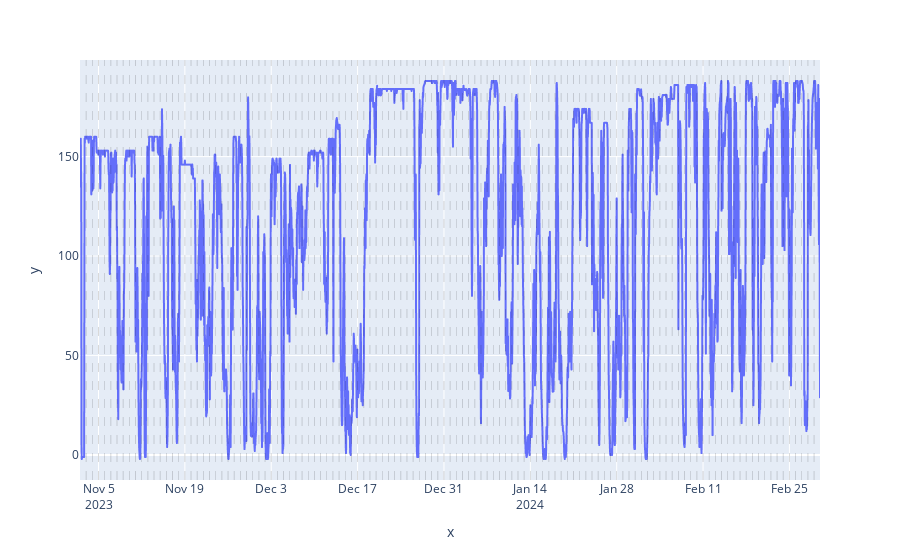

Source (notebook cell):
### Markdown cell above
Note : It's seems logical and important to keep the number of offset features equal to the maximum size of missing values windows. Indeed, we can roughly expect that we need at least an equal quantity of complete information compare to the quantity of missing information in order to fill the missing values "holes".

### Code cell
# Instanciate a KNN imputer
knn_imputer = KNNImputer(n_neighbors = 5)

# Create the X matrix
X = gen_data_dt_supervised_2.copy(deep = True)

# Fit the imputer
knn_imputer.fit(X)

# Transform
X_imputed = knn_imputer.transform(X)

# Extract the first column of the X_imputed array, and re-create a df
gen_data_dt_imputed_1 = pd.DataFrame({"value": X_imputed[:, 0]}, index = gen_data_dt_supervised_2.index)

# Plot the imputed values
plot_time_serie(gen_data_dt_imputed_1,
                "",
                "value",
                dt_index = True)

### Figure 1 — Plotly figure (JSON) as saved in the notebook; plotly's stock layout.template omitted (floating-point values rounded to 4 significant figures; data arrays with more than 128 entries replaced by an {"elided": "..."} marker saying what was removed)
{"data": [{"hovertemplate": "x=%{x}<br>y=%{y}<extra></extra>", "legendgroup": "", "line": {"color": "#636efa", "dash": "solid"}, "marker": {"symbol": "circle"}, "mode": "lines", "name": "", "showlegend": false, "type": "scattergl", "x": {"elided": "2880 str values"}, "xaxis": "x", "y": {"elided": "2880 float values"}, "yaxis": "y"}], "layout": {"legend": {"tracegroupgap": 0}, "margin": {"t": 60}, "shapes": [{"line": {"color": "black", "dash": "dash", "width": 0.5}, "opacity": 0.3, "type": "line", "x0": "2023-11-03T00:00:00", "x1": "2023-11-03T00:00:00", "xref": "x", "y0": 0, "y1": 1, "yref": "y domain"}, {"line": {"color": "black", "dash": "dash", "width": 0.5}, "opacity": 0.3, "type": "line", "x0": "2023-11-04T00:00:00", "x1": "2023-11-04T00:00:00", "xref": "x", "y0": 0, "y1": 1, "yref": "y domain"}, {"line": {"color": "black", "dash": "dash", "width": 0.5}, "opacity": 0.3, "type": "line", "x0": "2023-11-05T00:00:00", "x1": "2023-11-05T00:00:00", "xref": "x", "y0": 0, "y1": 1, "yref": "y domain"}, {"line": {"color": "black", "dash": "dash", "width": 0.5}, "opacity": 0.3, "type": "line", "x0": "2023-11-06T00:00:00", "x1": "2023-11-06T00:00:00", "xref": "x", "y0": 0, "y1": 1, "yref": "y domain"}, {"line": {"color": "black", "dash": "dash", "width": 0.5}, "opacity": 0.3, "type": "line", "x0": "2023-11-07T00:00:00", "x1": "2023-11-07T00:00:00", "xref": "x", "y0": 0, "y1": 1, "yref": "y domain"}, {"line": {"color": "black", "dash": "dash", "width": 0.5}, "opacity": 0.3, "type": "line", "x0": "2023-11-08T00:00:00", "x1": "2023-11-08T00:00:00", "xref": "x", "y0": 0, "y1": 1, "yref": "y domain"}, {"line": {"color": "black", "dash": "dash", "width": 0.5}, "opacity": 0.3, "type": "line", "x0": "2023-11-09T00:00:00", "x1": "2023-11-09T00:00:00", "xref": "x", "y0": 0, "y1": 1, "yref": "y domain"}, {"line": {"color": "black", "dash": "dash", "width": 0.5}, "opacity": 0.3, "type": "line", "x0": "2023-11-10T00:00:00", "x1": "2023-11-10T00:00:00", "xref": "x", "y0": 0, "y1": 1, "yref": "y domain"}, {"line": {"color": "black", "dash": "dash", "width": 0.5}, "opacity": 0.3, "type": "line", "x0": "2023-11-11T00:00:00", "x1": "2023-11-11T00:00:00", "xref": "x", "y0": 0, "y1": 1, "yref": "y domain"}, {"line": {"color": "black", "dash": "dash", "width": 0.5}, "opacity": 0.3, "type": "line", "x0": "2023-11-12T00:00:00", "x1": "2023-11-12T00:00:00", "xref": "x", "y0": 0, "y1": 1, "yref": "y domain"}, {"line": {"color": "black", "dash": "dash", "width": 0.5}, "opacity": 0.3, "type": "line", "x0": "2023-11-13T00:00:00", "x1": "2023-11-13T00:00:00", "xref": "x", "y0": 0, "y1": 1, "yref": "y domain"}, {"line": {"color": "black", "dash": "dash", "width": 0.5}, "opacity": 0.3, "type": "line", "x0": "2023-11-14T00:00:00", "x1": "2023-11-14T00:00:00", "xref": "x", "y0": 0, "y1": 1, "yref": "y domain"}, {"line": {"color": "black", "dash": "dash", "width": 0.5}, "opacity": 0.3, "type": "line", "x0": "2023-11-15T00:00:00", "x1": "2023-11-15T00:00:00", "xref": "x", "y0": 0, "y1": 1, "yref": "y domain"}, {"line": {"color": "black", "dash": "dash", "width": 0.5}, "opacity": 0.3, "type": "line", "x0": "2023-11-16T00:00:00", "x1": "2023-11-16T00:00:00", "xref": "x", "y0": 0, "y1": 1, "yref": "y domain"}, {"line": {"color": "black", "dash": "dash", "width": 0.5}, "opacity": 0.3, "type": "line", "x0": "2023-11-17T00:00:00", "x1": "2023-11-17T00:00:00", "xref": "x", "y0": 0, "y1": 1, "yref": "y domain"}, {"line": {"color": "black", "dash": "dash", "width": 0.5}, "opacity": 0.3, "type": "line", "x0": "2023-11-18T00:00:00", "x1": "2023-11-18T00:00:00", "xref": "x", "y0": 0, "y1": 1, "yref": "y domain"}, {"line": {"color": "black", "dash": "dash", "width": 0.5}, "opacity": 0.3, "type": "line", "x0": "2023-11-19T00:00:00", "x1": "2023-11-19T00:00:00", "xref": "x", "y0": 0, "y1": 1, "yref": "y domain"}, {"line": {"color": "black", "dash": "dash", "width": 0.5}, "opacity": 0.3, "type": "line", "x0": "2023-11-20T00:00:00", "x1": "2023-11-20T00:00:00", "xref": "x", "y0": 0, "y1": 1, "yref": "y domain"}, {"line": {"color": "black", "dash": "dash", "width": 0.5}, "opacity": 0.3, "type": "line", "x0": "2023-11-21T00:00:00", "x1": "2023-11-21T00:00:00", "xref": "x", "y0": 0, "y1": 1, "yref": "y domain"}, {"line": {"color": "black", "dash": "dash", "width": 0.5}, "opacity": 0.3, "type": "line", "x0": "2023-11-22T00:00:00", "x1": "2023-11-22T00:00:00", "xref": "x", "y0": 0, "y1": 1, "yref": "y domain"}, {"line": {"color": "black", "dash": "dash", "width": 0.5}, "opacity": 0.3, "type": "line", "x0": "2023-11-23T00:00:00", "x1": "2023-11-23T00:00:00", "xref": "x", "y0": 0, "y1": 1, "yref": "y domain"}, {"line": {"color": "black", "dash": "dash", "width": 0.5}, "opacity": 0.3, "type": "line", "x0": "2023-11-24T00:00:00", "x1": "2023-11-24T00:00:00", "xref": "x", "y0": 0, "y1": 1, "yref": "y domain"}, {"line": {"color": "black", "dash": "dash", "width": 0.5}, "opacity": 0.3, "type": "line", "x0": "2023-11-25T00:00:00", "x1": "2023-11-25T00:00:00", "xref": "x", "y0": 0, "y1": 1, "yref": "y domain"}, {"line": {"color": "black", "dash": "dash", "width": 0.5}, "opacity": 0.3, "type": "line", "x0": "2023-11-26T00:00:00", "x1": "2023-11-26T00:00:00", "xref": "x", "y0": 0, "y1": 1, "yref": "y domain"}, {"line": {"color": "black", "dash": "dash", "width": 0.5}, "opacity": 0.3, "type": "line", "x0": "2023-11-27T00:00:00", "x1": "2023-11-27T00:00:00", "xref": "x", "y0": 0, "y1": 1, "yref": "y domain"}, {"line": {"color": "black", "dash": "dash", "width": 0.5}, "opacity": 0.3, "type": "line", "x0": "2023-11-28T00:00:00", "x1": "2023-11-28T00:00:00", "xref": "x", "y0": 0, "y1": 1, "yref": "y domain"}, {"line": {"color": "black", "dash": "dash", "width": 0.5}, "opacity": 0.3, "type": "line", "x0": "2023-11-29T00:00:00", "x1": "2023-11-29T00:00:00", "xref": "x", "y0": 0, "y1": 1, "yref": "y domain"}, {"line": {"color": "black", "dash": "dash", "width": 0.5}, "opacity": 0.3, "type": "line", "x0": "2023-11-30T00:00:00", "x1": "2023-11-30T00:00:00", "xref": "x", "y0": 0, "y1": 1, "yref": "y domain"}, {"line": {"color": "black", "dash": "dash", "width": 0.5}, "opacity": 0.3, "type": "line", "x0": "2023-12-01T00:00:00", "x1": "2023-12-01T00:00:00", "xref": "x", "y0": 0, "y1": 1, "yref": "y domain"}, {"line": {"color": "black", "dash": "dash", "width": 0.5}, "opacity": 0.3, "type": "line", "x0": "2023-12-02T00:00:00", "x1": "2023-12-02T00:00:00", "xref": "x", "y0": 0, "y1": 1, "yref": "y domain"}, {"line": {"color": "black", "dash": "dash", "width": 0.5}, "opacity": 0.3, "type": "line", "x0": "2023-12-03T00:00:00", "x1": "2023-12-03T00:00:00", "xref": "x", "y0": 0, "y1": 1, "yref": "y domain"}, {"line": {"color": "black", "dash": "dash", "width": 0.5}, "opacity": 0.3, "type": "line", "x0": "2023-12-04T00:00:00", "x1": "2023-12-04T00:00:00", "xref": "x", "y0": 0, "y1": 1, "yref": "y domain"}, {"line": {"color": "black", "dash": "dash", "width": 0.5}, "opacity": 0.3, "type": "line", "x0": "2023-12-05T00:00:00", "x1": "2023-12-05T00:00:00", "xref": "x", "y0": 0, "y1": 1, "yref": "y domain"}, {"line": {"color": "black", "dash": "dash", "width": 0.5}, "opacity": 0.3, "type": "line", "x0": "2023-12-06T00:00:00", "x1": "2023-12-06T00:00:00", "xref": "x", "y0": 0, "y1": 1, "yref": "y domain"}, {"line": {"color": "black", "dash": "dash", "width": 0.5}, "opacity": 0.3, "type": "line", "x0": "2023-12-07T00:00:00", "x1": "2023-12-07T00:00:00", "xref": "x", "y0": 0, "y1": 1, "yref": "y domain"}, {"line": {"color": "black", "dash": "dash", "width": 0.5}, "opacity": 0.3, "type": "line", "x0": "2023-12-08T00:00:00", "x1": "2023-12-08T00:00:00", "xref": "x", "y0": 0, "y1": 1, "yref": "y domain"}, {"line": {"color": "black", "dash": "dash", "width": 0.5}, "opacity": 0.3, "type": "line", "x0": "2023-12-09T00:00:00", "x1": "2023-12-09T00:00:00", "xref": "x", "y0": 0, "y1": 1, "yref": "y domain"}, {"line": {"color": "black", "dash": "dash", "width": 0.5}, "opacity": 0.3, "type": "line", "x0": "2023-12-10T00:00:00", "x1": "2023-12-10T00:00:00", "xref": "x", "y0": 0, "y1": 1, "yref": "y domain"}, {"line": {"color": "black", "dash": "dash", "width": 0.5}, "opacity": 0.3, "type": "line", "x0": "2023-12-11T00:00:00", "x1": "2023-12-11T00:00:00", "xref": "x", "y0": 0, "y1": 1, "yref": "y domain"}, {"line": {"color": "black", "dash": "dash", "width": 0.5}, "opacity": 0.3, "type": "line", "x0": "2023-12-12T00:00:00", "x1": "2023-12-12T00:00:00", "xref": "x", "y0": 0, "y1": 1, "yref": "y domain"}, {"line": {"color": "black", "dash": "dash", "width": 0.5}, "opacity": 0.3, "type": "line", "x0": "2023-12-13T00:00:00", "x1": "2023-12-13T00:00:00", "xref": "x", "y0": 0, "y1": 1, "yref": "y domain"}, {"line": {"color": "black", "dash": "dash", "width": 0.5}, "opacity": 0.3, "type": "line", "x0": "2023-12-14T00:00:00", "x1": "2023-12-14T00:00:00", "xref": "x", "y0": 0, "y1": 1, "yref": "y domain"}, {"line": {"color": "black", "dash": "dash", "width": 0.5}, "opacity": 0.3, "type": "line", "x0": "2023-12-15T00:00:00", "x1": "2023-12-15T00:00:00", "xref": "x", "y0": 0, "y1": 1, "yref": "y domain"}, {"line": {"color": "black", "dash": "dash", "width": 0.5}, "opacity": 0.3, "type": "line", "x0": "2023-12-16T00:00:00", "x1": "2023-12-16T00:00:00", "xref": "x", "y0": 0, "y1": 1, "yref": "y domain"}, {"line": {"color": "black", "dash": "dash", "width": 0.5}, "opacity": 0.3, "type": "line", "x0": "2023-12-17T00:00:00", "x1": "2023-12-17T00:00:00", "xref": "x", "y0": 0, "y1": 1, "yref": "y domain"}, {"line": {"color": "black", "dash": "dash", "width": 0.5}, "opacity": 0.3, "type": "line", "x0": "2023-12-18T00:00:00", "x1": "2023-12-18T00:00:00", "xref": "x", "y0": 0, "y1": 1, "yref": "y domain"}, {"line": {"color": "black", "dash": "dash", "width": 0.5}, "opacity": 0.3, "type": "line", "x0": "2023-12-19T00:00:00", "x1": "2023-12-19T00:00:00", "xref": "x", "y0": 0, "y1": 1, "yref": "y domain"}, {"line": {"color": "black", "dash": "dash", "width": 0.5}, "opacity": 0.3, "type": "line", "x0": "2023-12-20T00:00:00", "x1": "2023-12-20T00:00:00", "xref": "x", "y0": 0, "y1": 1, "yref": "y domain"}, {"line": {"color": "black", "dash": "dash", "width": 0.5}, "opacity": 0.3, "type": "line", "x0": "2023-12-21T00:00:00", "x1": "2023-12-21T00:00:00", "xref": "x", "y0": 0, "y1": 1, "yref": "y domain"}, {"line": {"color": "black", "dash": "dash", "width": 0.5}, "opacity": 0.3, "type": "line", "x0": "2023-12-22T00:00:00", "x1": "2023-12-22T00:00:00", "xref": "x", "y0": 0, "y1": 1, "yref": "y domain"}, {"line": {"color": "black", "dash": "dash", "width": 0.5}, "opacity": 0.3, "type": "line", "x0": "2023-12-23T00:00:00", "x1": "2023-12-23T00:00:00", "xref": "x", "y0": 0, "y1": 1, "yref": "y domain"}, {"line": {"color": "black", "dash": "dash", "width": 0.5}, "opacity": 0.3, "type": "line", "x0": "2023-12-24T00:00:00", "x1": "2023-12-24T00:00:00", "xref": "x", "y0": 0, "y1": 1, "yref": "y domain"}, {"line": {"color": "black", "dash": "dash", "width": 0.5}, "opacity": 0.3, "type": "line", "x0": "2023-12-25T00:00:00", "x1": "2023-12-25T00:00:00", "xref": "x", "y0": 0, "y1": 1, "yref": "y domain"}, {"line": {"color": "black", "dash": "dash", "width": 0.5}, "opacity": 0.3, "type": "line", "x0": "2023-12-26T00:00:00", "x1": "2023-12-26T00:00:00", "xref": "x", "y0": 0, "y1": 1, "yref": "y domain"}, {"line": {"color": "black", "dash": "dash", "width": 0.5}, "opacity": 0.3, "type": "line", "x0": "2023-12-27T00:00:00", "x1": "2023-12-27T00:00:00", "xref": "x", "y0": 0, "y1": 1, "yref": "y domain"}, {"line": {"color": "black", "dash": "dash", "width": 0.5}, "opacity": 0.3, "type": "line", "x0": "2023-12-28T00:00:00", "x1": "2023-12-28T00:00:00", "xref": "x", "y0": 0, "y1": 1, "yref": "y domain"}, {"line": {"color": "black", "dash": "dash", "width": 0.5}, "opacity": 0.3, "type": "line", "x0": "2023-12-29T00:00:00", "x1": "2023-12-29T00:00:00", "xref": "x", "y0": 0, "y1": 1, "yref": "y domain"}, {"line": {"color": "black", "dash": "dash", "width": 0.5}, "opacity": 0.3, "type": "line", "x0": "2023-12-30T00:00:00", "x1": "2023-12-30T00:00:00", "xref": "x", "y0": 0, "y1": 1, "yref": "y domain"}, {"line": {"color": "black", "dash": "dash", "width": 0.5}, "opacity": 0.3, "type": "line", "x0": "2023-12-31T00:00:00", "x1": "2023-12-31T00:00:00", "xref": "x", "y0": 0, "y1": 1, "yref": "y domain"}, {"line": {"color": "black", "dash": "dash", "width": 0.5}, "opacity": 0.3, "type": "line", "x0": "2024-01-01T00:00:00", "x1": "2024-01-01T00:00:00", "xref": "x", "y0": 0, "y1": 1, "yref": "y domain"}, {"line": {"color": "black", "dash": "dash", "width": 0.5}, "opacity": 0.3, "type": "line", "x0": "2024-01-02T00:00:00", "x1": "2024-01-02T00:00:00", "xref": "x", "y0": 0, "y1": 1, "yref": "y domain"}, {"line": {"color": "black", "dash": "dash", "width": 0.5}, "opacity": 0.3, "type": "line", "x0": "2024-01-03T00:00:00", "x1": "2024-01-03T00:00:00", "xref": "x", "y0": 0, "y1": 1, "yref": "y domain"}, {"line": {"color": "black", "dash": "dash", "width": 0.5}, "opacity": 0.3, "type": "line", "x0": "2024-01-04T00:00:00", "x1": "2024-01-04T00:00:00", "xref": "x", "y0": 0, "y1": 1, "yref": "y domain"}, {"line": {"color": "black", "dash": "dash", "width": 0.5}, "opacity": 0.3, "type": "line", "x0": "2024-01-05T00:00:00", "x1": "2024-01-05T00:00:00", "xref": "x", "y0": 0, "y1": 1, "yref": "y domain"}, {"line": {"color": "black", "dash": "dash", "width": 0.5}, "opacity": 0.3, "type": "line", "x0": "2024-01-06T00:00:00", "x1": "2024-01-06T00:00:00", "xref": "x", "y0": 0, "y1": 1, "yref": "y domain"}, {"line": {"color": "black", "dash": "dash", "width": 0.5}, "opacity": 0.3, "type": "line", "x0": "2024-01-07T00:00:00", "x1": "2024-01-07T00:00:00", "xref": "x", "y0": 0, "y1": 1, "yref": "y domain"}, {"line": {"color": "black", "dash": "dash", "width": 0.5}, "opacity": 0.3, "type": "line", "x0": "2024-01-08T00:00:00", "x1": "2024-01-08T00:00:00", "xref": "x", "y0": 0, "y1": 1, "yref": "y domain"}, {"line": {"color": "black", "dash": "dash", "width": 0.5}, "opacity": 0.3, "type": "line", "x0": "2024-01-09T00:00:00", "x1": "2024-01-09T00:00:00", "xref": "x", "y0": 0, "y1": 1, "yref": "y domain"}, {"line": {"color": "black", "dash": "dash", "width": 0.5}, "opacity": 0.3, "type": "line", "x0": "2024-01-10T00:00:00", "x1": "2024-01-10T00:00:00", "xref": "x", "y0": 0, "y1": 1, "yref": "y domain"}, {"line": {"color": "black", "dash": "dash", "width": 0.5}, "opacity": 0.3, "type": "line", "x0": "2024-01-11T00:00:00", "x1": "2024-01-11T00:00:00", "xref": "x", "y0": 0, "y1": 1, "yref": "y domain"}, {"line": {"color": "black", "dash": "dash", "width": 0.5}, "opacity": 0.3, "type": "line", "x0": "2024-01-12T00:00:00", "x1": "2024-01-12T00:00:00", "xref": "x", "y0": 0, "y1": 1, "yref": "y domain"}, {"line": {"color": "black", "dash": "dash", "width": 0.5}, "opacity": 0.3, "type": "line", "x0": "2024-01-13T00:00:00", "x1": "2024-01-13T00:00:00", "xref": "x", "y0": 0, "y1": 1, "yref": "y domain"}, {"line": {"color": "black", "dash": "dash", "width": 0.5}, "opacity": 0.3, "type": "line", "x0": "2024-01-14T00:00:00", "x1": "2024-01-14T00:00:00", "xref": "x", "y0": 0, "y1": 1, "yref": "y domain"}, {"line": {"color": "black", "dash": "dash", "width": 0.5}, "opacity": 0.3, "type": "line", "x0": "2024-01-15T00:00:00", "x1": "2024-01-15T00:00:00", "xref": "x", "y0": 0, "y1": 1, "yref": "y domain"}, {"line": {"color": "black", "dash": "dash", "width": 0.5}, "opacity": 0.3, "type": "line", "x0": "2024-01-16T00:00:00", "x1": "2024-01-16T00:00:00", "xref": "x", "y0": 0, "y1": 1, "yref": "y domain"}, {"line": {"color": "black", "dash": "dash", "width": 0.5}, "opacity": 0.3, "type": "line", "x0": "2024-01-17T00:00:00", "x1": "2024-01-17T00:00:00", "xref": "x", "y0": 0, "y1": 1, "yref": "y domain"}, {"line": {"color": "black", "dash": "dash", "width": 0.5}, "opacity": 0.3, "type": "line", "x0": "2024-01-18T00:00:00", "x1": "2024-01-18T00:00:00", "xref": "x", "y0": 0, "y1": 1, "yref": "y domain"}, {"line": {"color": "black", "dash": "dash", "width": 0.5}, "opacity": 0.3, "type": "line", "x0": "2024-01-19T00:00:00", "x1": "2024-01-19T00:00:00", "xref": "x", "y0": 0, "y1": 1, "yref": "y domain"}, {"line": {"color": "black", "dash": "dash", "width": 0.5}, "opacity": 0.3, "type": "line", "x0": "2024-01-20T00:00:00", "x1": "2024-01-20T00:00:00", "xref": "x", "y0": 0, "y1": 1, "yref": "y domain"}, {"line": {"color": "black", "dash": "dash", "width": 0.5}, "opacity": 0.3, "type": "line", "x0": "2024-01-21T00:00:00", "x1": "2024-01-21T00:00:00", "xref": "x", "y0": 0, "y1": 1, "yref": "y domain"}, {"line": {"color": "black", "dash": "dash", "width": 0.5}, "opacity": 0.3, "type": "line", "x0": "2024-01-22T00:00:00", "x1": "2024-01-22T00:00:00", "xref": "x", "y0": 0, "y1": 1, "yref": "y domain"}, {"line": {"color": "black", "dash": "dash", "width": 0.5}, "opacity": 0.3, "type": "line", "x0": "2024-01-23T00:00:00", "x1": "2024-01-23T00:00:00", "xref": "x", "y0": 0, "y1": 1, "yref": "y domain"}, {"line": {"color": "black", "dash": "dash", "width": 0.5}, "opacity": 0.3, "type": "line", "x0": "2024-01-24T00:00:00", "x1": "2024-01-24T00:00:00", "xref": "x", "y0": 0, "y1": 1, "yref": "y domain"}, {"line": {"color": "black", "dash": "dash", "width": 0.5}, "opacity": 0.3, "type": "line", "x0": "2024-01-25T00:00:00", "x1": "2024-01-25T00:00:00", "xref": "x", "y0": 0, "y1": 1, "yref": "y domain"}, {"line": {"color": "black", "dash": "dash", "width": 0.5}, "opacity": 0.3, "type": "line", "x0": "2024-01-26T00:00:00", "x1": "2024-01-26T00:00:00", "xref": "x", "y0": 0, "y1": 1, "yref": "y domain"}, {"line": {"color": "black", "dash": "dash", "width": 0.5}, "opacity": 0.3, "type": "line", "x0": "2024-01-27T00:00:00", "x1": "2024-01-27T00:00:00", "xref": "x", "y0": 0, "y1": 1, "yref": "y domain"}, {"line": {"color": "black", "dash": "dash", "width": 0.5}, "opacity": 0.3, "type": "line", "x0": "2024-01-28T00:00:00", "x1": "2024-01-28T00:00:00", "xref": "x", "y0": 0, "y1": 1, "yref": "y domain"}, {"line": {"color": "black", "dash": "dash", "width": 0.5}, "opacity": 0.3, "type": "line", "x0": "2024-01-29T00:00:00", "x1": "2024-01-29T00:00:00", "xref": "x", "y0": 0, "y1": 1, "yref": "y domain"}, {"line": {"color": "black", "dash": "dash", "width": 0.5}, "opacity": 0.3, "type": "line", "x0": "2024-01-30T00:00:00", "x1": "2024-01-30T00:00:00", "xref": "x", "y0": 0, "y1": 1, "yref": "y domain"}, {"line": {"color": "black", "dash": "dash", "width": 0.5}, "opacity": 0.3, "type": "line", "x0": "2024-01-31T00:00:00", "x1": "2024-01-31T00:00:00", "xref": "x", "y0": 0, "y1": 1, "yref": "y domain"}, {"line": {"color": "black", "dash": "dash", "width": 0.5}, "opacity": 0.3, "type": "line", "x0": "2024-02-01T00:00:00", "x1": "2024-02-01T00:00:00", "xref": "x", "y0": 0, "y1": 1, "yref": "y domain"}, {"line": {"color": "black", "dash": "dash", "width": 0.5}, "opacity": 0.3, "type": "line", "x0": "2024-02-02T00:00:00", "x1": "2024-02-02T00:00:00", "xref": "x", "y0": 0, "y1": 1, "yref": "y domain"}, {"line": {"color": "black", "dash": "dash", "width": 0.5}, "opacity": 0.3, "type": "line", "x0": "2024-02-03T00:00:00", "x1": "2024-02-03T00:00:00", "xref": "x", "y0": 0, "y1": 1, "yref": "y domain"}, {"line": {"color": "black", "dash": "dash", "width": 0.5}, "opacity": 0.3, "type": "line", "x0": "2024-02-04T00:00:00", "x1": "2024-02-04T00:00:00", "xref": "x", "y0": 0, "y1": 1, "yref": "y domain"}, {"line": {"color": "black", "dash": "dash", "width": 0.5}, "opacity": 0.3, "type": "line", "x0": "2024-02-05T00:00:00", "x1": "2024-02-05T00:00:00", "xref": "x", "y0": 0, "y1": 1, "yref": "y domain"}, {"line": {"color": "black", "dash": "dash", "width": 0.5}, "opacity": 0.3, "type": "line", "x0": "2024-02-06T00:00:00", "x1": "2024-02-06T00:00:00", "xref": "x", "y0": 0, "y1": 1, "yref": "y domain"}, {"line": {"color": "black", "dash": "dash", "width": 0.5}, "opacity": 0.3, "type": "line", "x0": "2024-02-07T00:00:00", "x1": "2024-02-07T00:00:00", "xref": "x", "y0": 0, "y1": 1, "yref": "y domain"}, {"line": {"color": "black", "dash": "dash", "width": 0.5}, "opacity": 0.3, "type": "line", "x0": "2024-02-08T00:00:00", "x1": "2024-02-08T00:00:00", "xref": "x", "y0": 0, "y1": 1, "yref": "y domain"}, {"line": {"color": "black", "dash": "dash", "width": 0.5}, "opacity": 0.3, "type": "line", "x0": "2024-02-09T00:00:00", "x1": "2024-02-09T00:00:00", "xref": "x", "y0": 0, "y1": 1, "yref": "y domain"}, {"line": {"color": "black", "dash": "dash", "width": 0.5}, "opacity": 0.3, "type": "line", "x0": "2024-02-10T00:00:00", "x1": "2024-02-10T00:00:00", "xref": "x", "y0": 0, "y1": 1, "yref": "y domain"}, {"line": {"color": "black", "dash": "dash", "width": 0.5}, "opacity": 0.3, "type": "line", "x0": "2024-02-11T00:00:00", "x1": "2024-02-11T00:00:00", "xref": "x", "y0": 0, "y1": 1, "yref": "y domain"}, {"line": {"color": "black", "dash": "dash", "width": 0.5}, "opacity": 0.3, "type": "line", "x0": "2024-02-12T00:00:00", "x1": "2024-02-12T00:00:00", "xref": "x", "y0": 0, "y1": 1, "yref": "y domain"}, {"line": {"color": "black", "dash": "dash", "width": 0.5}, "opacity": 0.3, "type": "line", "x0": "2024-02-13T00:00:00", "x1": "2024-02-13T00:00:00", "xref": "x", "y0": 0, "y1": 1, "yref": "y domain"}, {"line": {"color": "black", "dash": "dash", "width": 0.5}, "opacity": 0.3, "type": "line", "x0": "2024-02-14T00:00:00", "x1": "2024-02-14T00:00:00", "xref": "x", "y0": 0, "y1": 1, "yref": "y domain"}, {"line": {"color": "black", "dash": "dash", "width": 0.5}, "opacity": 0.3, "type": "line", "x0": "2024-02-15T00:00:00", "x1": "2024-02-15T00:00:00", "xref": "x", "y0": 0, "y1": 1, "yref": "y domain"}, {"line": {"color": "black", "dash": "dash", "width": 0.5}, "opacity": 0.3, "type": "line", "x0": "2024-02-16T00:00:00", "x1": "2024-02-16T00:00:00", "xref": "x", "y0": 0, "y1": 1, "yref": "y domain"}, {"line": {"color": "black", "dash": "dash", "width": 0.5}, "opacity": 0.3, "type": "line", "x0": "2024-02-17T00:00:00", "x1": "2024-02-17T00:00:00", "xref": "x", "y0": 0, "y1": 1, "yref": "y domain"}, {"line": {"color": "black", "dash": "dash", "width": 0.5}, "opacity": 0.3, "type": "line", "x0": "2024-02-18T00:00:00", "x1": "2024-02-18T00:00:00", "xref": "x", "y0": 0, "y1": 1, "yref": "y domain"}, {"line": {"color": "black", "dash": "dash", "width": 0.5}, "opacity": 0.3, "type": "line", "x0": "2024-02-19T00:00:00", "x1": "2024-02-19T00:00:00", "xref": "x", "y0": 0, "y1": 1, "yref": "y domain"}, {"line": {"color": "black", "dash": "dash", "width": 0.5}, "opacity": 0.3, "type": "line", "x0": "2024-02-20T00:00:00", "x1": "2024-02-20T00:00:00", "xref": "x", "y0": 0, "y1": 1, "yref": "y domain"}, {"line": {"color": "black", "dash": "dash", "width": 0.5}, "opacity": 0.3, "type": "line", "x0": "2024-02-21T00:00:00", "x1": "2024-02-21T00:00:00", "xref": "x", "y0": 0, "y1": 1, "yref": "y domain"}, {"line": {"color": "black", "dash": "dash", "width": 0.5}, "opacity": 0.3, "type": "line", "x0": "2024-02-22T00:00:00", "x1": "2024-02-22T00:00:00", "xref": "x", "y0": 0, "y1": 1, "yref": "y domain"}, {"line": {"color": "black", "dash": "dash", "width": 0.5}, "opacity": 0.3, "type": "line", "x0": "2024-02-23T00:00:00", "x1": "2024-02-23T00:00:00", "xref": "x", "y0": 0, "y1": 1, "yref": "y domain"}, {"line": {"color": "black", "dash": "dash", "width": 0.5}, "opacity": 0.3, "type": "line", "x0": "2024-02-24T00:00:00", "x1": "2024-02-24T00:00:00", "xref": "x", "y0": 0, "y1": 1, "yref": "y domain"}, {"line": {"color": "black", "dash": "dash", "width": 0.5}, "opacity": 0.3, "type": "line", "x0": "2024-02-25T00:00:00", "x1": "2024-02-25T00:00:00", "xref": "x", "y0": 0, "y1": 1, "yref": "y domain"}, {"line": {"color": "black", "dash": "dash", "width": 0.5}, "opacity": 0.3, "type": "line", "x0": "2024-02-26T00:00:00", "x1": "2024-02-26T00:00:00", "xref": "x", "y0": 0, "y1": 1, "yref": "y domain"}, {"line": {"color": "black", "dash": "dash", "width": 0.5}, "opacity": 0.3, "type": "line", "x0": "2024-02-27T00:00:00", "x1": "2024-02-27T00:00:00", "xref": "x", "y0": 0, "y1": 1, "yref": "y domain"}, {"line": {"color": "black", "dash": "dash", "width": 0.5}, "opacity": 0.3, "type": "line", "x0": "2024-02-28T00:00:00", "x1": "2024-02-28T00:00:00", "xref": "x", "y0": 0, "y1": 1, "yref": "y domain"}, {"line": {"color": "black", "dash": "dash", "width": 0.5}, "opacity": 0.3, "type": "line", "x0": "2024-02-29T00:00:00", "x1": "2024-02-29T00:00:00", "xref": "x", "y0": 0, "y1": 1, "yref": "y domain"}], "xaxis": {"anchor": "y", "domain": [0, 1], "title": {"text": "x"}}, "yaxis": {"anchor": "x", "domain": [0, 1], "title": {"text": "y"}}}}
